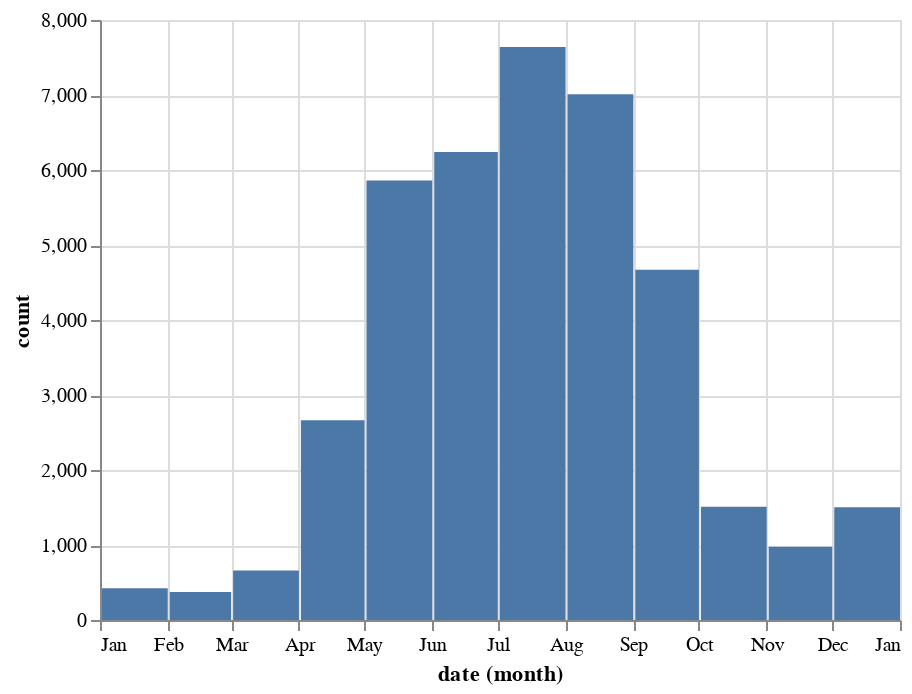

This figure's notebook cell:
### Markdown cell above
### Show observation counts by month

### Code cell
observations_by_month = get_observation_histogram(
    place_id=PLACE_ID,
    interval='month',
    d1='2020-01-02',
    d2='2020-12-31',
    verifiable=True,
)
observations_by_month = pd.DataFrame([
    {'metric': 'Observations', 'date': k, 'count': v}
    for k, v in observations_by_month.items()
])
alt.Chart(observations_by_month).mark_bar().encode(x='month(date):T', y='count:Q')

### Figure 1 — Vega-Lite specification as saved in the notebook (floating-point values rounded to 4 significant figures)
{"config": {"view": {"continuousWidth": 400, "continuousHeight": 300}}, "data": {"name": "data-704e70edead29514630294d43c67d494"}, "mark": "bar", "encoding": {"x": {"type": "temporal", "field": "date", "timeUnit": "month"}, "y": {"type": "quantitative", "field": "count"}}, "$schema": "https://vega.github.io/schema/vega-lite/v4.8.1.json", "datasets": {"data-704e70edead29514630294d43c67d494": [{"metric": "Observations", "date": "2020-01-01T00:00:00", "count": 423}, {"metric": "Observations", "date": "2020-02-01T00:00:00", "count": 374}, {"metric": "Observations", "date": "2020-03-01T00:00:00", "count": 659}, {"metric": "Observations", "date": "2020-04-01T00:00:00", "count": 2665}, {"metric": "Observations", "date": "2020-05-01T00:00:00", "count": 5859}, {"metric": "Observations", "date": "2020-06-01T00:00:00", "count": 6240}, {"metric": "Observations", "date": "2020-07-01T00:00:00", "count": 7639}, {"metric": "Observations", "date": "2020-08-01T00:00:00", "count": 7011}, {"metric": "Observations", "date": "2020-09-01T00:00:00", "count": 4669}, {"metric": "Observations", "date": "2020-10-01T00:00:00", "count": 1510}, {"metric": "Observations", "date": "2020-11-01T00:00:00", "count": 976}, {"metric": "Observations", "date": "2020-12-01T00:00:00", "count": 1504}]}}
